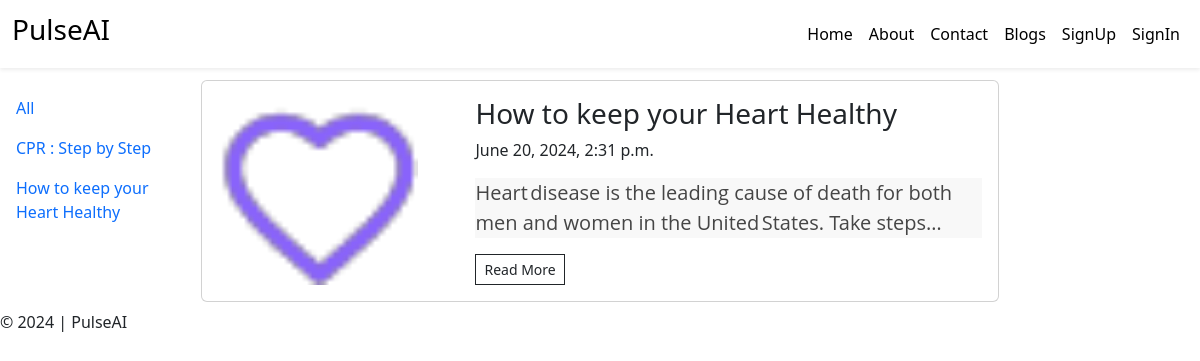
/blog_cat/2/, run on the app's committed database.
### blog/models.py (models this page shows)
class Blog(models.Model):
    category = models.ForeignKey(BlogCategory,on_delete=models.DO_NOTHING)
    title = models.CharField(max_length=500)
    content = models.TextField()
    primary_photo = models.ImageField(upload_to="blog_images")
    yt_video_id = models.CharField(max_length=255)
    publish = models.BooleanField(default=True)
    created_at = models.DateTimeField(auto_now_add=True)
    updated_at = models.DateTimeField(auto_now=True)
    def __str__(self):
        return self.title

### blog/views.py (the view)
# urls.py: path('blog_cat/<int:cid>/',views.all_blogs,name='blog_cat')
def all_blogs(request,cid=0):
    if cid == 0:
        blogs = Blog.objects.filter(publish=True).order_by('-updated_at')
    else:
        blogs = Blog.objects.filter(publish=True,category=cid).order_by('-updated_at')
    categories = Blog.objects.all().order_by('category')
    context = {
        'blogs' : blogs,
        'categories':categories
    }
    return render(request,'blog/blog.html',context)

### templates/blog/blog.html (shortened to what this page needs)
{% extends "layout.html" %}
{% load static %}
{% block content %}
    <div class="row g-2">
        <div class="col-md-2">
            <div class="sidebar-wrapper d-flex justify-content-between">
                <div class="sidebar-menu p-3 d-none d-md-block" id="sidebar-menu">
                   <ul class="list-unstyled">
                    <li class="py-2 ">
                        <a class="text-decoration-none" href="{% url "blogs" %}">All</a>
                    </li>
                    {% for c in categories  %}
                    <li class="py-2 ">
                        <a class="text-decoration-none" href="{% url "blog_cat" c.id %}">{{c}}</a>
                    </li>
                    {% endfor %}
                   </ul>
                </div>
            </div>
        </div>
        <div class="col-md-8">
            {% for blog in blogs  %}
            <div class="card my-2">
                <div class="card-body">
                    <div class="row g-2">
                        <div class="col-md-4">
                            <img src="{{blog.primary_photo.url}}" alt="image" class="img-fluid h-100">
                        </div>
                        <div class="col-md-8">
                            <h3>{{blog.title}}</h3>
                            <p>{{blog.created_at}}</p>
                            <p>{{blog.content|safe|truncatechars_html:"100"}}</p>
                            <a href="{% url "blog" blog.id %}" class="btn btn-sm btn-outline-dark rounded-0">Read More</a>
                        </div>
                    </div>
                </div>
            </div>
            {% endfor %}
        </div>
    </div>
{% endblock  %}

### data on the page
Blog: title "CPR : Step by Step"
Blog: title "How to keep your Heart Healthy", primary_photo (picture), created_at "June 20, 2024, 2:31 p.m.", content "Heart disease is the leading cause of death for both men and women in the United States. Take steps…"
